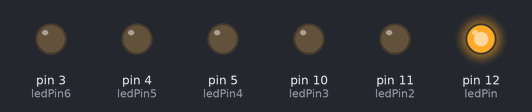
Bench run of a sketch on a simulated Arduino Uno, built with avr-gcc and run on an emulated ATmega328P. Parts: output pins drawn as LEDs (lit = HIGH).

Above: at 0.5 s.
At 2.5 s:
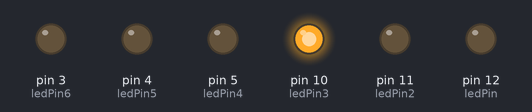
At 4.5 s:
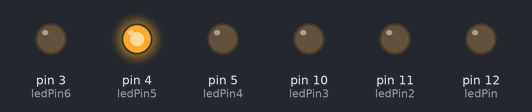
At 5.5 s:
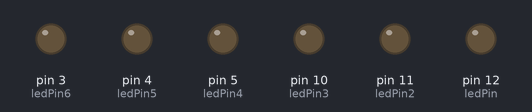
At 6.5 s:
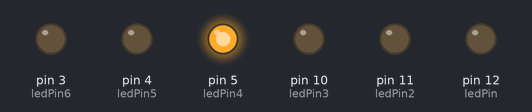
At 9.5 s:
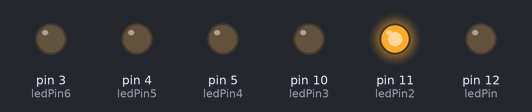
Timing chart, 0 to 10.4 s (numbered marks = the images above):
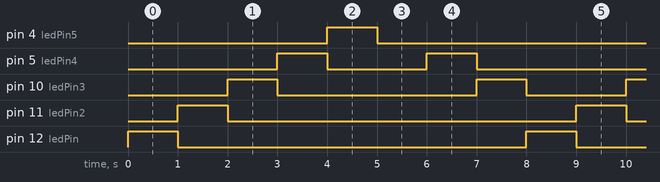

Measured:
- by itself, pin 4 (ledPin5), pin 11 (ledPin2), pin 12 (ledPin): alternates HIGH for 1.0 s and LOW for 7.0 s
- by itself, pin 5 (ledPin4): repeats every 8.0 s: LOW 2.0 s, HIGH 1.0 s, LOW 4.0 s, HIGH 1.0 s
- by itself, pin 10 (ledPin3): repeats every 8.0 s: LOW 4.0 s, HIGH 1.0 s, LOW 2.0 s, HIGH 1.0 s

The sketch:

story_31.ino
```cpp
int ledPin=12;
int ledPin2=11;
int ledPin3=10;
int ledPin4=5;
int ledPin5=4;
int ledPin6=3;

void setup()
{
    pinMode(ledPin,OUTPUT);
  pinMode(ledPin2,OUTPUT);
  pinMode(ledPin3,OUTPUT);
    pinMode(ledPin4,OUTPUT);
  pinMode(ledPin5,OUTPUT);
    pinMode(ledPin6,OUTPUT);
}
void loop()
{
    digitalWrite(ledPin,HIGH);
    delay(1000);
    digitalWrite(ledPin,LOW);
    delay(0);

    digitalWrite(ledPin2,HIGH);
    delay(1000);
    digitalWrite(ledPin2,LOW);
    delay(0);

    digitalWrite(ledPin3,HIGH);
    delay(1000);
    digitalWrite(ledPin3,LOW);
    delay(0);

      digitalWrite(ledPin4,HIGH);
    delay(1000);
    digitalWrite(ledPin4,LOW);
    delay(0);

      digitalWrite(ledPin5,HIGH);
    delay(1000);
    digitalWrite(ledPin5,LOW);
    delay(1000);

      digitalWrite(ledPin4,HIGH);
    delay(1000);
    digitalWrite(ledPin4,LOW);
    delay(0);

      digitalWrite(ledPin3,HIGH);
    delay(1000);
    digitalWrite(ledPin3,LOW);
    delay(0);
}
```
